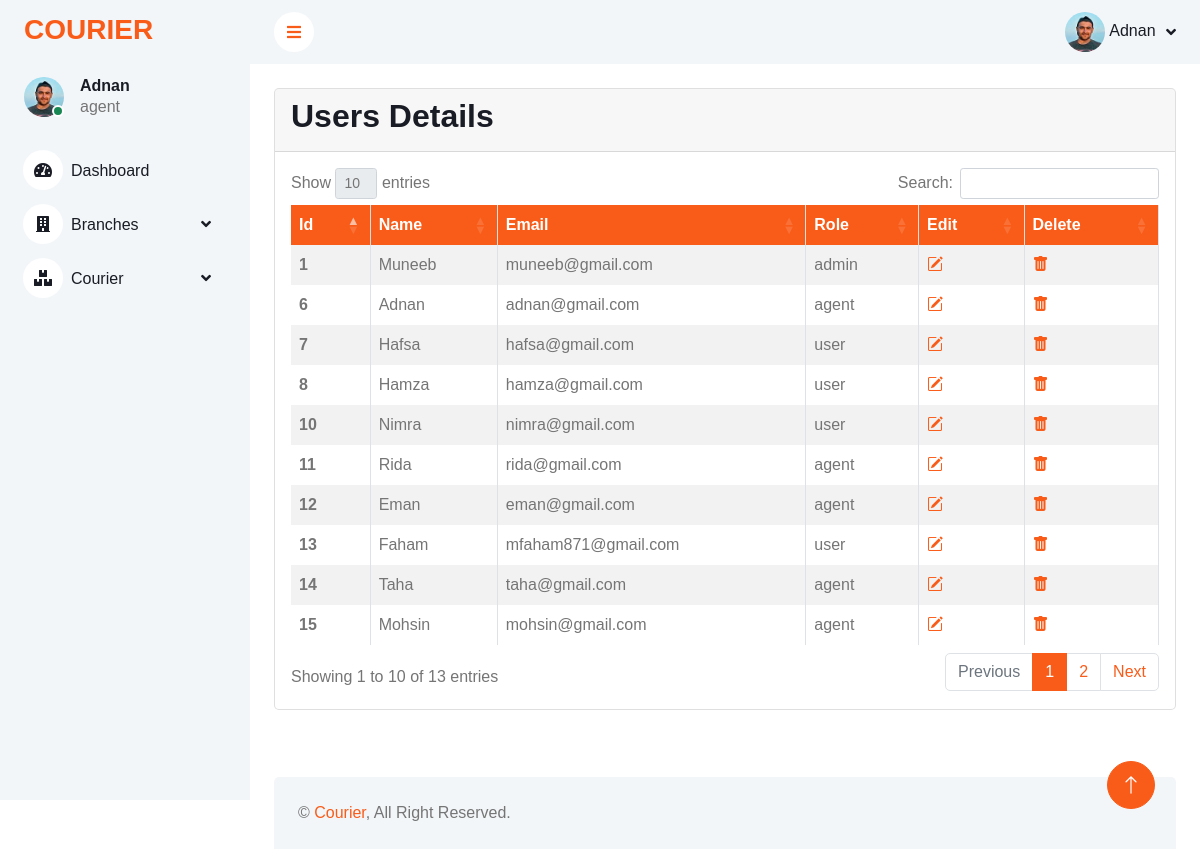
/backend/view-user.php (signed in), run on the app's committed database.
### tables this page shows
CREATE TABLE `user` (
  `user_id` int(11) NOT NULL,
  `name` varchar(255) NOT NULL,
  `email` varchar(255) NOT NULL,
  `password` varchar(255) NOT NULL,
  `profile_picture` varchar(255) NOT NULL,
  `role_id` int(11) NOT NULL
);

CREATE TABLE `role` (
  `role_id` int(11) NOT NULL,
  `role_type` varchar(255) NOT NULL
);

### backend/view-user.php (the view, shortened to what this page needs)
<?php
include 'links.php';
?>
</head>
<?php
include 'header.php';
?>
<div class="container-fluid pt-4 px-4 h-75 mb-5">
    <div class="row g-4">
        <div class="col-12">
            <div class="card">
                <div class="card-header">
                    <h2>Users Details</h2>
                </div>
                <div class="card-body">
                    <?php
                    include 'db.php';
                    $sql = "SELECT * FROM `user` LEFT JOIN role ON user.role_id = role.role_id";
                    $result = mysqli_query($conn, $sql);
                    if (mysqli_num_rows($result) > 0) {
                    ?>
                        <table id="datatable" class="table table-striped table-bordered">
                            <thead>
                                <tr style="background: #F95C19; color: #fff;">
                                <th>Id</th>
                                <th>Name</th>
                                <th>Email</th>
                                <th>Role</th>
                                <th>Edit</th>
                                <th>Delete</th>
                                </tr>
                            </thead>
                            <tbody>
                                <?php
                                while ($row = mysqli_fetch_assoc($result)) {
                                ?>
                                    <tr>
                                    <th scope="row"><?php echo $row['user_id'] ?></th>
                                    <td><?php echo $row['name'] ?></td>
                                    <td><?php echo $row['email'] ?></td>
                                    <td><?php echo $row['role_type'] ?></td>
                                    <td><a href="update-user.php?user_id=<?php echo $row['user_id'] ?>"><i class="bi bi-pencil-square"></i></a></td>
                                    <td><a href="delete-user.php?user_id=<?php echo $row['user_id'] ?>"><i class="bi bi-trash-fill"></i></a></td>
                                    </tr>
                                <?php
                                }
                                ?>
                            </tbody>
                        </table>
                    <?php
                    }
                    ?>
                </div>
            </div>
        </div>
    </div>
</div>
<?php
include 'footer.php';
?>

### backend/header.php (shortened to what this page needs)
<body>
    <div class="container-xxl position-relative bg-white d-flex p-0">
        <div class="sidebar pe-4 pb-3">
            <nav class="navbar bg-light navbar-light">
                <a href="index.php" class="navbar-brand mx-4 mb-3">
                    <h3 class="text-primary">COURIER</h3>
                </a>
                <div class="d-flex align-items-center ms-4 mb-4">
                <div class="position-relative">
                        <img class="rounded-circle" src="uploads-images/<?php echo $row5['profile_picture']?>" alt="" style="width: 40px; height: 40px;">
                        <div class="bg-success rounded-circle border border-2 border-white position-absolute end-0 bottom-0 p-1"></div>
                    </div>
                    <div class="ms-3">
                        <h6 class="mb-0"><?php echo $_SESSION['name']?></h6>
                        <span class="role-heading"><?php echo $row5['role_type']?></span>
                    </div>
                </div>
                <div class="navbar-nav w-100">
                    <a href="index.php" class="nav-item nav-link"><i class="fa fa-tachometer-alt me-2"></i>Dashboard</a>
                    <div class="nav-item dropdown">
                        <a href="#" class="nav-link dropdown-toggle" data-bs-toggle="dropdown"><i class="fa fa-building me-2"></i>Branches</a>
                    </div>
                    <div class="nav-item dropdown">
                        <a href="#" class="nav-link dropdown-toggle" data-bs-toggle="dropdown"><i class="fa fa-boxes me-2"></i>Courier</a>
                    </div>
                </div>
            </nav>
        </div>
        <div class="content">
            <nav class="navbar navbar-expand bg-light navbar-light sticky-top px-4 py-0">
                <a href="#" class="sidebar-toggler flex-shrink-0">
                    <i class="fa fa-bars"></i>
                </a>
                <div class="navbar-nav align-items-center ms-auto">
                    <div class="nav-item dropdown">
                        <a href="#" class="nav-link dropdown-toggle" data-bs-toggle="dropdown">
                        <img class="rounded-circle" src="uploads-images/<?php echo $row5['profile_picture']?>" alt="" style="width: 40px; height: 40px;">
                            <span class="d-none d-lg-inline-flex"><?php echo $_SESSION['name']?></span>
                        </a>
                    </div>
                </div>
            </nav>

### backend/css/style.css (style rules this page uses)
:root { --primary: #F95C19; --light: #F3F6F9; --dark: #191C24; }
.text-primary { color: var(--primary) !important; }
.sidebar { position: fixed; top: 0; left: 0; bottom: 0; width: 250px; height: 100vh; overflow-y: auto; background: var(--light); transition: 0.5s; z-index: 999; }
.content { margin-left: 250px; min-height: 100vh; background: #FFFFFF; transition: 0.5s; }
@media (min-width: 992px) { .sidebar { margin-left: 0; } }
@media (min-width: 992px) { .content { width: calc(100% - 250px); } }
.sidebar .navbar .navbar-nav .nav-link { padding: 7px 20px; color: var(--dark); font-weight: 500; border-left: 3px solid var(--light); border-radius: 0 30px 30px 0; outline: none; }
.sidebar .navbar .navbar-nav .nav-link i { width: 40px; height: 40px; display: inline-flex; align-items: center; justify-content: center; background: #FFFFFF; border-radius: 40px; }
.sidebar .navbar .dropdown-toggle::after { position: absolute; top: 15px; right: 15px; border: none; content: "\f107"; font-family: "Font Awesome 5 Free"; font-weight: 900; transition: .5s; }
.content .navbar .navbar-nav .nav-link { margin-left: 25px; padding: 12px 0; color: var(--dark); outline: none; }
.content .navbar .sidebar-toggler, .content .navbar .navbar-nav .nav-link i { width: 40px; height: 40px; display: inline-flex; align-items: center; justify-content: center; background: #FFFFFF; border-radius: 40px; }
.content .navbar .dropdown-toggle::after { margin-left: 6px; vertical-align: middle; border: none; content: "\f107"; font-family: "Font Awesome 5 Free"; font-weight: 900; transition: .5s; }

### data on the page
user: profile_picture (picture), role.role_type "agent", user_id "6", name "Adnan", email "adnan@gmail.com"
user: user_id "1", name "Muneeb", email "muneeb@gmail.com", role.role_type "admin"
user: user_id "7", name "Hafsa", email "hafsa@gmail.com", role.role_type "user"
user: user_id "8", name "Hamza", email "hamza@gmail.com", role.role_type "user"
user: user_id "10", name "Nimra", email "nimra@gmail.com", role.role_type "user"
user: user_id "11", name "Rida", email "rida@gmail.com", role.role_type "agent"
user: user_id "12", name "Eman", email "eman@gmail.com", role.role_type "agent"
user: user_id "13", name "Faham", email "mfaham871@gmail.com", role.role_type "user"
user: user_id "14", name "Taha", email "taha@gmail.com", role.role_type "agent"
user: user_id "15", name "Mohsin", email "mohsin@gmail.com", role.role_type "agent"

### other printed values
$_SESSION['name'] "Adnan"
